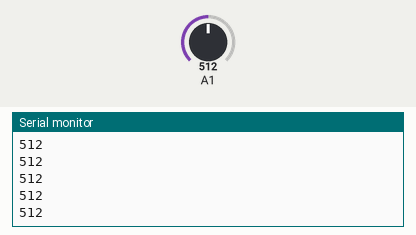
Bench run of a sketch on a simulated Arduino Uno, built with avr-gcc and run on an emulated ATmega328P. Parts: the last lines printed to the serial monitor. The test bench sets the inputs (shaded band); at power-on: A1 = 512.

Above: at 1.2 s.
1.3 s: A1 set to 716
At 1.56 s:
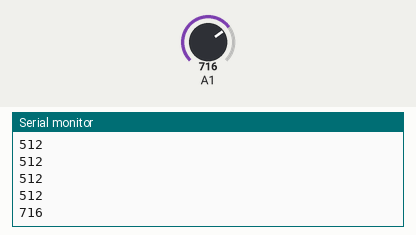
2.8 s: A1 set to 900
At 2.96 s:
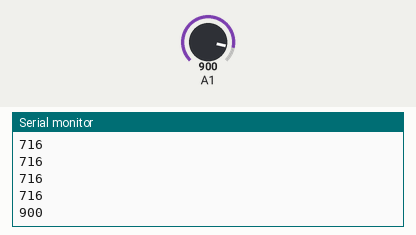
Timing chart, 0 to 5.8 s (numbered marks = the images above; inputs shaded):
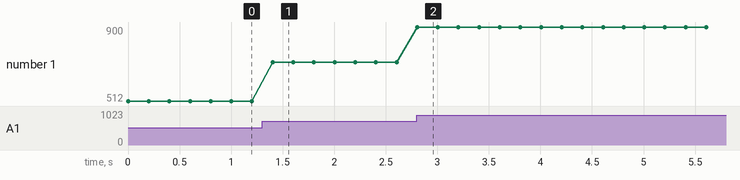

Measured:
- after the input at 1.3 s, the serial monitor: prints a new line after 0.10 s (image 1)
- after the input at 2.8 s, the serial monitor: prints a new line at once (image 2)
- plotted number 1: 512 → 716 after the input at 1.3 s, 716 → 900 after the input at 2.8 s

The sketch:

Ejercicio3.ino
```cpp
/*
 *  Diplomado Inteligencia artificial
 *
 *  By:
 *    Medrano Albarrán Gerardo
 *    Merino Texta Rogelio de Jesus
 *
 *  Practica 2 Ejercicio 3 :
 *
 *  Lectura de fotoresistencia
 *
 *
 */
void setup() {
  // put your setup code here, to run once:
  Serial.begin(9600);

}

void loop() {
  // put your main code here, to run repeatedly:
  Serial.println(analogRead(A1));
  delay(200);

}
```
